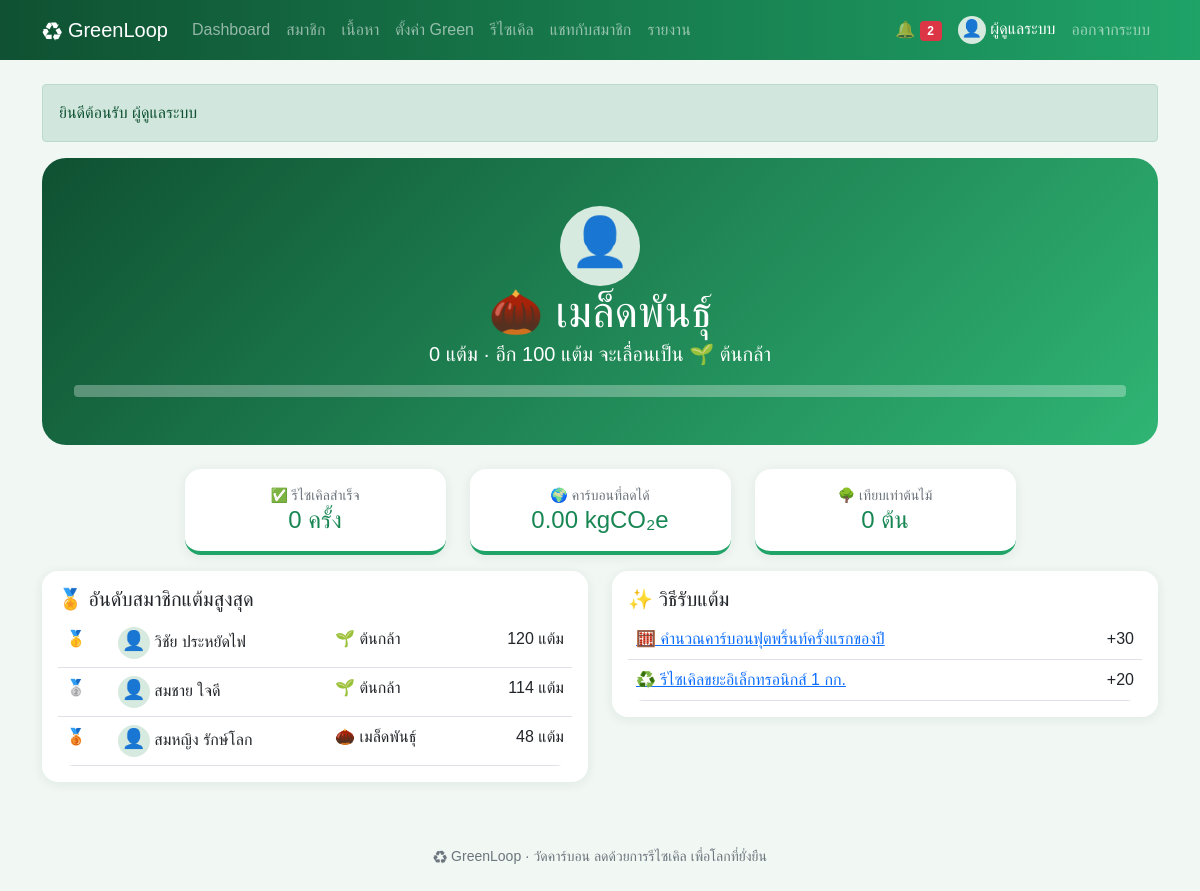
Page /points.php (signed in) on the committed database.
### tables this page shows
CREATE TABLE users (
    id INT AUTO_INCREMENT PRIMARY KEY,
    name VARCHAR(100) NOT NULL,
    email VARCHAR(100) NOT NULL UNIQUE,
    phone VARCHAR(10) NOT NULL,
    avatar VARCHAR(50) NOT NULL DEFAULT '' COMMENT 'ชื่อไฟล์รูปโปรไฟล์ใน uploads/',
    password VARCHAR(255) NOT NULL,
    question VARCHAR(100) NOT NULL COMMENT 'คำถามกันลืมรหัสผ่านที่สมาชิกเลือก',
    answer VARCHAR(255) NOT NULL COMMENT 'คำตอบกันลืมรหัสผ่าน (เข้ารหัส)',
    role ENUM('user','admin') NOT NULL DEFAULT 'user',
    status ENUM('active','suspended') NOT NULL DEFAULT 'active',
    points INT NOT NULL DEFAULT 0,
    created_at DATETIME NOT NULL DEFAULT CURRENT_TIMESTAMP
);

### points.php (the view, shortened to what this page needs)
<?php
require 'init.php';
$u = need_login();
$sum = one("SELECT COUNT(*) AS n, COALESCE(SUM(co2_kg), 0) AS co2 FROM recycles WHERE status = 'done' AND user_id = ?", [$u['id']]);
$top = all("SELECT id, name, avatar, points FROM users WHERE role = 'user' AND status = 'active' ORDER BY points DESC LIMIT 5");
$medals = ['🥇', '🥈', '🥉', '4', '5'];
$next = 0;
foreach (LEVELS as $min => $name) if (!$next && $min > $u['points']) $next = $min;
head('แต้มของฉัน', false);
?>
<div class="hero text-center mb-4">
  <?= pic($u['avatar'], 80) ?>
  <div class="big"><?= level($u['points']) ?></div>
  <p class="lead"><?= $u['points'] ?> แต้ม<?= $next ? ' · อีก ' . ($next - $u['points']) . ' แต้ม จะเลื่อนเป็น ' . LEVELS[$next] : ' · ระดับสูงสุดแล้ว' ?></p>
  <?php if ($next): ?>
    <div class="progress"><div class="progress-bar bg-warning" style="width:<?= round($u['points'] / $next * 100) ?>%"></div></div>
  <?php endif; ?>
</div>
<div class="row justify-content-center">
  <?php box('✅ รีไซเคิลสำเร็จ', $sum['n'] . ' ครั้ง') ?>
</div>
<div class="row">
  <div class="col-lg-6">
    <div class="card card-body mb-3">
      <h5>🏅 อันดับสมาชิกแต้มสูงสุด</h5>
      <table class="table mb-0">
        <?php foreach ($top as $i => $t): ?>
          <tr class="<?= $t['id'] == $u['id'] ? 'table-success' : '' ?>"><td><?= $medals[$i] ?></td><td><?= pic($t['avatar'], 32) ?> <?= e($t['name']) ?></td><td><?= level($t['points']) ?></td><td class="text-end"><?= $t['points'] ?> แต้ม</td></tr>
        <?php endforeach; ?>
      </table>
    </div>
  </div>
  <div class="col-lg-6">
    <div class="card card-body mb-3">
      <h5>✨ วิธีรับแต้ม</h5>
      <table class="table mb-0">
        <tr><td><a href="footprint.php">🧮 คำนวณคาร์บอนฟุตพริ้นท์ครั้งแรกของปี</a></td><td class="text-end">+<?= POINT_FOOTPRINT ?></td></tr>
        <tr><td><a href="recycle.php">♻️ รีไซเคิลขยะอิเล็กทรอนิกส์ 1 กก.</a></td><td class="text-end">+<?= POINT_PER_KG ?></td></tr>
      </table>
    </div>
  </div>
</div>
<?php foot() ?>

### init.php (shortened to what this page needs)
<?php
$db = new PDO('mysql:host=localhost;dbname=greenloop;charset=utf8mb4', 'root', '');
$db->setAttribute(PDO::ATTR_ERRMODE, PDO::ERRMODE_EXCEPTION);
$db->setAttribute(PDO::ATTR_DEFAULT_FETCH_MODE, PDO::FETCH_ASSOC);
function q($sql, $p = [])
{
    global $db;
    $s = $db->prepare($sql);
    $s->execute($p);
    return $s;
}
function all($sql, $p = []) { return q($sql, $p)->fetchAll(); }
function one($sql, $p = []) { return q($sql, $p)->fetch(); }
function val($sql, $p = []) { return q($sql, $p)->fetchColumn(); }
function e($s) { return htmlspecialchars($s ?? '', ENT_QUOTES); }
function level($points)
{
    foreach (LEVELS as $min => $name) if ($points >= $min) $lv = $name;
    return $lv;
}
function inbox() { return me()['role'] == 'admin' ? null : me()['id']; }
function pic($file, $size = 40, $icon = '👤', $link = false)
{
    if (!$file) return "<span class='pic' style='width:{$size}px;height:{$size}px;font-size:" . $size * .6 . "px'>$icon</span>";
    $img = "<img class='pic' src='" . UP . "uploads/$file' width='$size' height='$size' alt=''>";
    return $link ? "<a href='" . UP . "uploads/$file' target='_blank'>$img</a>" : $img;
}
function me()
{
    static $u;
    if (!$u && isset($_SESSION['uid'])) $u = one("SELECT * FROM users WHERE id = ? AND status = 'active'", [$_SESSION['uid']]);
    return $u;
}
function need_login()
{
    if (!me()) go(UP . 'login.php', 'กรุณาเข้าสู่ระบบก่อน', 'warning');
    return me();
}
function box($label, $value)
{
    echo "<div class='col-6 col-lg-3'><div class='card card-body box text-center mb-3'><small class='text-muted'>$label</small><h4 class='text-success mb-0'>$value</h4></div></div>";
}
function head($title, $show = true)
{
    $u = me();
    $menu = !$u ? [] : ($u['role'] == 'admin' ? MENU_ADMIN : MENU_USER);
    ?>
<!doctype html>
<html lang="th">
<head>
<link rel="stylesheet" href="<?= UP ?>assets/bootstrap.min.css">
<link rel="stylesheet" href="<?= UP ?>assets/style.css">
</head>
<body>
<nav class="navbar navbar-expand-lg navbar-dark d-print-none">
  <div class="container">
    <a class="navbar-brand" href="<?= UP ?>index.php">♻ GreenLoop</a>
    <div class="collapse navbar-collapse" id="menu">
      <div class="navbar-nav me-auto">
        <?php foreach ($menu as $file => $name): ?>
          <a class="nav-link" href="<?= UP . $file ?>"><?= $name ?></a>
        <?php endforeach; ?>
      </div>
      <div class="navbar-nav align-items-lg-center">
        <?php if (!$u): ?>
          <a class="nav-link" href="<?= UP ?>login.php">เข้าสู่ระบบ</a>
          <a class="nav-link" href="<?= UP ?>register.php">สมัครสมาชิก</a>
        <?php else: ?>
          <a class="nav-link" href="<?= UP ?>notifications.php">🔔 <span class="badge bg-danger"><?= val('SELECT COUNT(*) FROM notifications WHERE is_read = 0 AND user_id <=> ?', [inbox()]) ?></span></a>
          <span class="navbar-text text-white mx-2"><?= pic($u['avatar'], 28) ?> <?= e($u['name']) ?></span>
          <a class="nav-link" href="<?= UP ?>logout.php">ออกจากระบบ</a>
        <?php endif; ?>
      </div>
    </div>
  </div>
</nav>
<main class="container py-4">
<?php if (isset($_SESSION['flash'])): ?>
  <div class="alert alert-<?= $_SESSION['flash'][1] ?>"><?= e($_SESSION['flash'][0]) ?></div>
<?php unset($_SESSION['flash']); endif; ?>
    <?php
}
function foot()
{
    echo '</main><footer class="text-center text-muted small py-4 d-print-none">♻ GreenLoop · วัดคาร์บอน ลดด้วยการรีไซเคิล เพื่อโลกที่ยั่งยืน</footer>'
        . '<script src="' . UP . 'assets/bootstrap.bundle.min.js"></script></body></html>';
}

### assets/style.css (style rules this page uses)
body { background: #f1f7f3; font-family: "Leelawadee UI", Tahoma, sans-serif; }
.navbar { background: linear-gradient(90deg, #0f5132, #1fa367); }
.card { border: 0; border-radius: 16px; box-shadow: 0 2px 12px rgba(15, 81, 50, .08); }
.box { border-bottom: 4px solid #1fa367; transition: transform .2s; }
.hero { background: linear-gradient(135deg, #0f5132, #2fb574); color: #fff; border-radius: 24px; padding: 48px 32px; }
.hero .progress { height: 12px; background: rgba(255, 255, 255, .3); }
.big { font-size: 44px; line-height: 1.2; }
.table { border-radius: 16px; overflow: hidden; }
.pic { display: inline-block; object-fit: cover; border-radius: 50%; background: #d7eadf; text-align: center; vertical-align: middle; }

### rows in the picture
users: role "Dashboard", role "สมาชิก", role "เนื้อหา", role "ตั้งค่า Green", role "รีไซเคิล", role "แชทกับสมาชิก", role "รายงาน", name "ผู้ดูแลระบบ", points "🌰 เมล็ดพันธุ์", points "0", $next-$u['points'] "100"
users: i "🥇", name "วิชัย ประหยัดไฟ", points "🌱 ต้นกล้า", points "120"
users: i "🥈", name "สมชาย ใจดี", points "🌱 ต้นกล้า", points "114"
users: i "🥉", name "สมหญิง รักษ์โลก", points "🌰 เมล็ดพันธุ์", points "48"

### other values in the picture
$icon "👤 👤"
$_SESSION['flash'][0] "ยินดีต้อนรับ ผู้ดูแลระบบ"
LEVELS[$next] "🌱 ต้นกล้า"
$label "✅ รีไซเคิลสำเร็จ 🌍 คาร์บอนที่ลดได้ 🌳 เทียบเท่าต้นไม้"
$value "0 ครั้ง 0.00 kgCO₂e 0 ต้น"
POINT_FOOTPRINT "30"
POINT_PER_KG "20"
